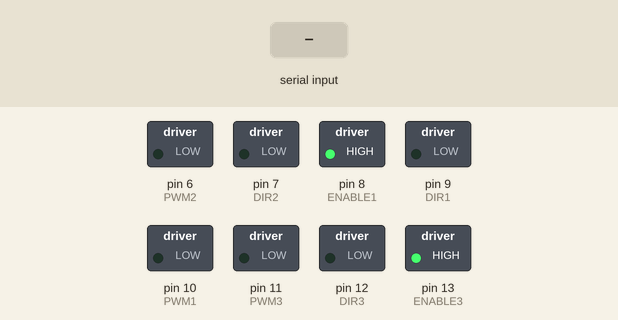
A sketch run on a simulated Arduino Uno, built with avr-gcc and run on an emulated ATmega328P. Parts: switched loads named in the sketch (green lamp = pin HIGH). The test bench sets the inputs (shaded band). What the sketch prints to the serial monitor is not drawn.

Above: at 1.2 s.
1.3 s: "<F,1>" received over Serial
At 2.5 s:
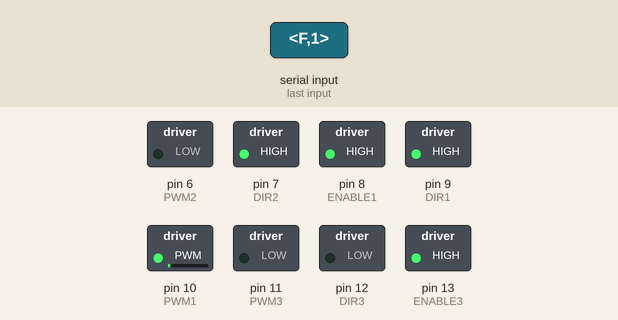
2.8 s: "<F,150>" received over Serial
At 4.0 s:
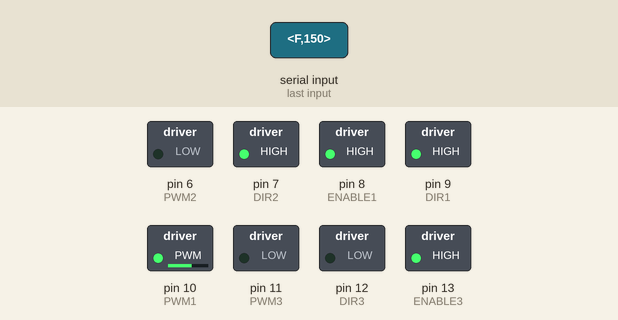
4.3 s: "<B,1>" received over Serial
At 4.9 s:
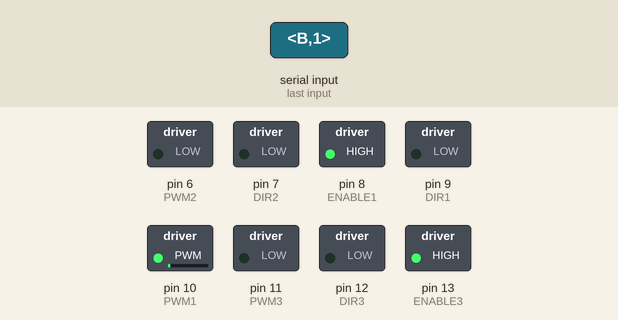
5.8 s: "<B,150>" received over Serial
At 6.3 s:
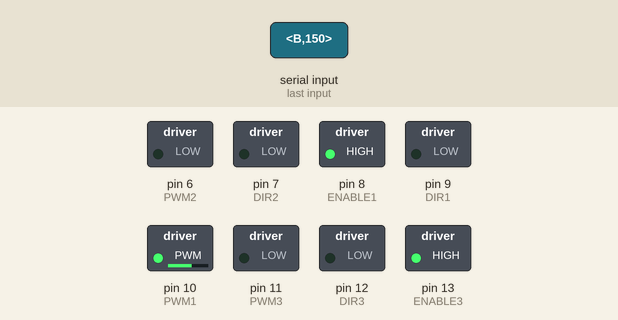
7.3 s: "<F>" received over Serial
At 8.4 s:
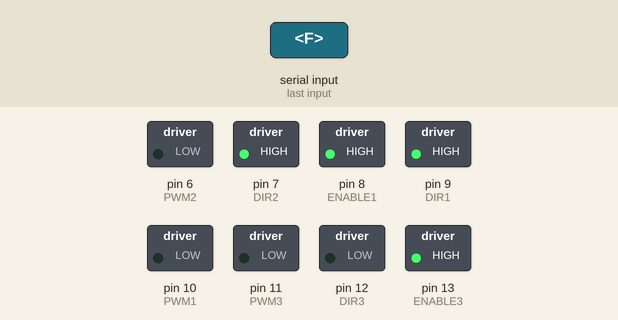
Timing chart, 0 to 9.8 s (numbered marks = the images above; inputs shaded):
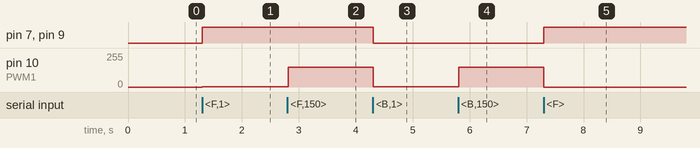

Measured:
- after the input at 1.3 s, pin 7 (DIR2), pin 9 (DIR1): LOW → HIGH at once; pin 10 (PWM1): 0/255 → 1/255 at once
- after the input at 2.8 s, pin 10 (PWM1): 1/255 → 150/255 at once
- after the input at 4.3 s, pin 7 (DIR2), pin 9 (DIR1): HIGH → LOW at once; pin 10 (PWM1): 150/255 → 1/255 at once
- after the input at 5.8 s, pin 10 (PWM1): 1/255 → 150/255 at once
- after the input at 7.3 s, pin 7 (DIR2), pin 9 (DIR1): LOW → HIGH at once; pin 10 (PWM1): 150/255 → 0/255 at once

The sketch:

ArduinoPC2_5.ino
```cpp
//Enable Driver 2
int ENABLE1 = 8;
int ENABLE3 = 13;

//Motor1
int DIR1 = 9;
int PWM1 = 10;

//Motor 2
int DIR2 = 7;
int PWM2 = 6;

//Motor 3
int DIR3 = 12;
int PWM3 = 11;

//Input Read variables
const byte buffSize = 40;
char inputBuffer[buffSize];
const char startMarker = '<';
const char endMarker = '>';
byte bytesRecvd = 0;
boolean readInProgress = false;
boolean newDataFromPC = false;

char messageFromPC[buffSize] = {0};
char messageFromPC2[buffSize] = {0};
int newFlashInterval = 0;
int PWM_P = 0;
int PWM_S = 0;
int PWM_PP = 0;


unsigned long curMillis;
unsigned long prevReplyToPCmillis = 0;
unsigned long replyToPCinterval = 1000;

//=============

void setup() {
  Serial.begin(9600);

  pinMode(DIR2, OUTPUT);
  pinMode(PWM2, OUTPUT);
  pinMode(ENABLE1, OUTPUT);
  pinMode(DIR1, OUTPUT);
  pinMode(PWM1, OUTPUT);
  digitalWrite(ENABLE1, HIGH);
  pinMode(DIR3, OUTPUT);
  pinMode(PWM3, OUTPUT);
  pinMode(ENABLE3, OUTPUT);
  digitalWrite(ENABLE3, HIGH);

    // tell the PC we are ready
  Serial.println("<Arduino is ready>");
}

//=============

void loop() {
  curMillis = millis();
  getDataFromPC(); //Read data from PC
  replyToPC();  //Send back received data to check for data corruption
  updateMotion();
}

//=============

void getDataFromPC() {

    // receive data from PC and save it into inputBuffer

  if(Serial.available() > 0) {

    char x = Serial.read();

      // the order of these IF clauses is significant

    if (x == endMarker) {
      readInProgress = false;
      newDataFromPC = true;
      inputBuffer[bytesRecvd] = 0;
      parseData();
    }

    if(readInProgress) {
      inputBuffer[bytesRecvd] = x;
      bytesRecvd ++;
      if (bytesRecvd == buffSize) {
        bytesRecvd = buffSize - 1;
      }
    }

    if (x == startMarker) {
      bytesRecvd = 0;
      readInProgress = true;
    }
  }
}

//=============

void parseData() {

    // split the data into its parts

  char * strtokIndx; // this is used by strtok() as an index

  strtokIndx = strtok(inputBuffer,",");      // get the first part - the string
  strcpy(messageFromPC, strtokIndx); // copy it to messageFromPC; direction - forward or backward

  strtokIndx = strtok(NULL, ","); // this continues where the previous call left off
  PWM_P = atoi(strtokIndx);     // convert this part to an integer

  strtokIndx = strtok(NULL, ","); // this continues where the previous call left off
  PWM_S = atoi(strtokIndx);     // convert this part to an integer

  strtokIndx = strtok(NULL, ","); // this continues where the previous call left off
  strcpy(messageFromPC2, strtokIndx);     // convert this part to an integer; direction - up or down

  strtokIndx = strtok(NULL, ","); // this continues where the previous call left off
  PWM_PP = atoi(strtokIndx);     // convert this part to an integer
}

//=============

void replyToPC() {

  if (newDataFromPC) {
    newDataFromPC = false;
    Serial.print("<Msg ");
    Serial.print(messageFromPC);
    Serial.print(" Primary PWM ");
    Serial.print(PWM_P);
    Serial.print(" Secondary PWM ");
    Serial.print(PWM_S);
    Serial.print(" Msg 2 ");
    Serial.print(messageFromPC2);
    Serial.print(" Pitch PWM ");
    Serial.print(PWM_PP);
    Serial.print(" Time ");
    Serial.print(curMillis >> 9); // divide by 512 is approx = half-seconds
    Serial.println(">");
  }
}

//============

void updateMotion() {
    if (strcmp(messageFromPC, "F") == 0){
      digitalWrite(DIR1, HIGH);
      analogWrite(PWM1, PWM_P);

      digitalWrite(DIR2, HIGH);
      analogWrite(PWM2, PWM_S);
    }
    else if (strcmp(messageFromPC, "B") == 0){
      digitalWrite(DIR1, LOW);
      analogWrite(PWM1, PWM_P);

      digitalWrite(DIR2, LOW);
      analogWrite(PWM2, PWM_S);
    }
    else if (strcmp(messageFromPC, "N") == 0){
      Stop();
    }
    if (strcmp(messageFromPC2, "U") == 0){
      digitalWrite(DIR3, HIGH);
      analogWrite(PWM3, PWM_PP);
    }
    else if (strcmp(messageFromPC2, "D") == 0){
      digitalWrite(DIR3, LOW);
      analogWrite(PWM3, PWM_PP);
    }
    else if (strcmp(messageFromPC2, "N") == 0){
      digitalWrite(DIR3, LOW);
      analogWrite(PWM3, 0);
    }
}

//=============

void Stop(){
  digitalWrite(DIR1, LOW);
  analogWrite(PWM1, 0);

  digitalWrite(DIR2, LOW);
  analogWrite(PWM2, 0);
}
```
